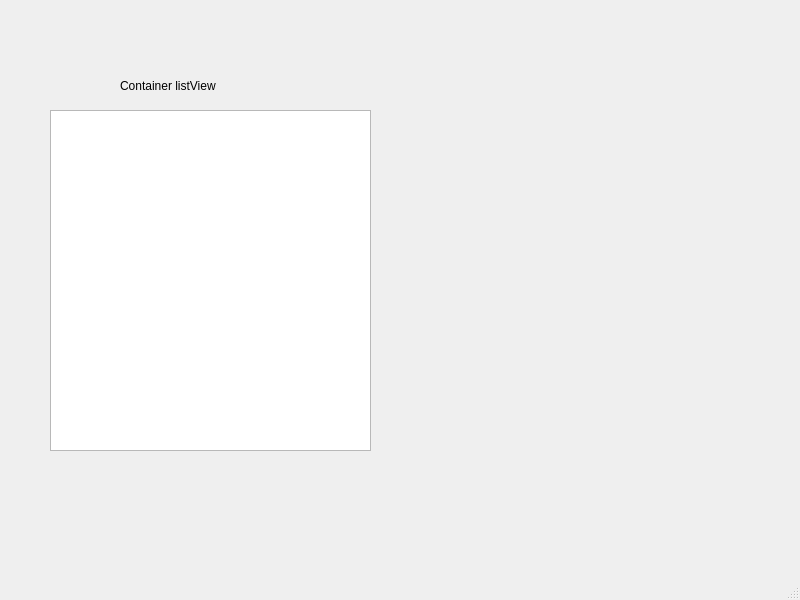
<?xml version="1.0" encoding="UTF-8"?>
<ui version="4.0">
 <class>MainWindow</class>
 <widget class="QMainWindow" name="MainWindow">
  <property name="geometry">
   <rect>
    <x>0</x>
    <y>0</y>
    <width>800</width>
    <height>600</height>
   </rect>
  </property>
  <property name="windowTitle">
   <string>MainWindow</string>
  </property>
  <widget class="QWidget" name="centralwidget">
   <widget class="QListView" name="listView">
    <property name="geometry">
     <rect>
      <x>50</x>
      <y>110</y>
      <width>321</width>
      <height>341</height>
     </rect>
    </property>
   </widget>
   <widget class="QLabel" name="label">
    <property name="geometry">
     <rect>
      <x>120</x>
      <y>70</y>
      <width>101</width>
      <height>31</height>
     </rect>
    </property>
    <property name="text">
     <string>Container listView</string>
    </property>
   </widget>
  </widget>
  <widget class="QMenuBar" name="menubar">
   <property name="geometry">
    <rect>
     <x>0</x>
     <y>0</y>
     <width>800</width>
     <height>22</height>
    </rect>
   </property>
  </widget>
  <widget class="QStatusBar" name="statusbar"/>
 </widget>
 <resources/>
 <connections/>
</ui>
